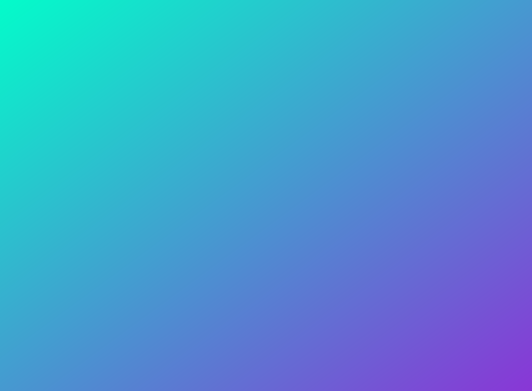
<?xml version="1.0" encoding="UTF-8"?>
<ui version="4.0">
 <class>GuessResultsDialog</class>
 <widget class="QDialog" name="GuessResultsDialog">
  <property name="geometry">
   <rect>
    <x>0</x>
    <y>0</y>
    <width>532</width>
    <height>391</height>
   </rect>
  </property>
  <property name="windowTitle">
   <string>Dialog</string>
  </property>
  <property name="styleSheet">
   <string notr="true">QWidget#GuessResultsDialog
{
	background-color: qlineargradient(spread:pad, x1:0, y1:0, x2:1, y2:1, stop:0 rgba(3, 252, 202, 255), stop:1 rgba(137, 54, 214, 255));
}</string>
  </property>
 </widget>
 <resources/>
 <connections/>
</ui>
